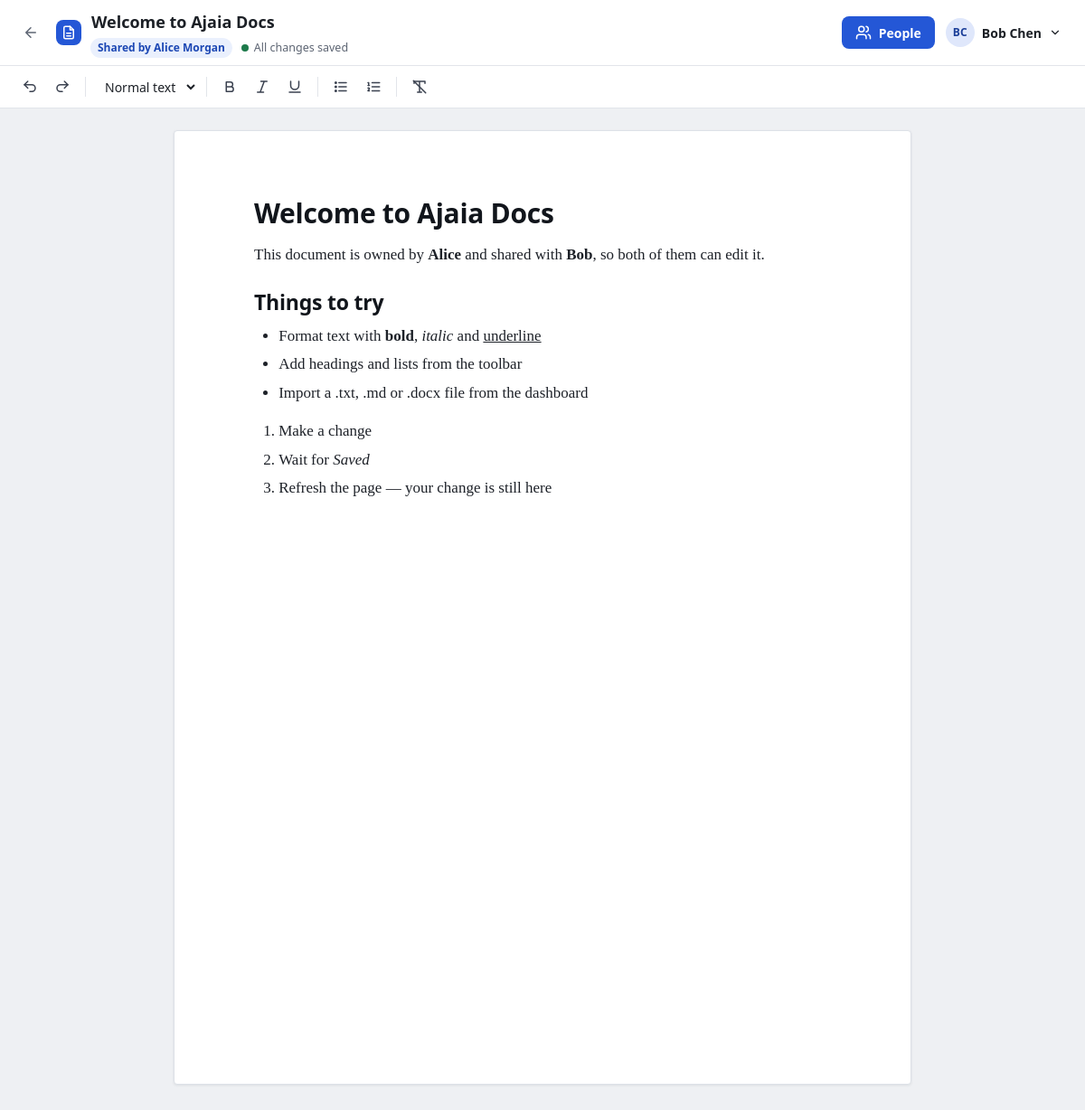
/editor.php?id=1 (signed in), run on the app's committed database.
### tables this page shows
CREATE TABLE IF NOT EXISTS documents (
    id         INT UNSIGNED NOT NULL AUTO_INCREMENT,
    title      VARCHAR(200) NOT NULL,
    content    MEDIUMTEXT   NOT NULL,
     
    version    INT UNSIGNED NOT NULL DEFAULT 1,
    owner_id   INT UNSIGNED NOT NULL,
    created_at TIMESTAMP    NOT NULL DEFAULT CURRENT_TIMESTAMP,
    updated_at TIMESTAMP    NOT NULL DEFAULT CURRENT_TIMESTAMP ON UPDATE CURRENT_TIMESTAMP,
    PRIMARY KEY (id),
    KEY idx_documents_owner_updated (owner_id, updated_at),
    CONSTRAINT fk_documents_owner FOREIGN KEY (owner_id)
        REFERENCES users (id) ON DELETE CASCADE
);

CREATE TABLE IF NOT EXISTS users (
    id            INT UNSIGNED NOT NULL AUTO_INCREMENT,
    name          VARCHAR(100) NOT NULL,
    email         VARCHAR(190) NOT NULL,
    password_hash VARCHAR(255) NOT NULL,
    created_at    TIMESTAMP    NOT NULL DEFAULT CURRENT_TIMESTAMP,
    PRIMARY KEY (id),
    UNIQUE KEY uq_users_email (email)
);

### includes/db.php (called while the page is built, shortened)
<?php
function db(): PDO
{
    static $pdo = null;
    if ($pdo instanceof PDO) {
        return $pdo;
    }
    global $config;
    $dsn = sprintf(
        'mysql:host=%s;port=%d;dbname=%s;charset=utf8mb4',
        $config['db_host'],
        $config['db_port'],
        $config['db_name']
    );
    try {
        $pdo = new PDO($dsn, $config['db_user'], $config['db_pass'], [
            PDO::ATTR_ERRMODE            => PDO::ERRMODE_EXCEPTION,
            PDO::ATTR_DEFAULT_FETCH_MODE => PDO::FETCH_ASSOC,
            PDO::ATTR_EMULATE_PREPARES   => false,
        ]);
        $pdo->exec("SET time_zone = '+00:00'");
    } catch (PDOException $e) {
        error_log('[ajaia] Database connection failed: ' . $e->getMessage());
        $pdo = null;
        throw new HttpError(503, 'The database is unavailable. Check the credentials in config/config.local.php.');
    }
    if (!empty($config['auto_install'])) {
        ensure_schema($pdo);
    }
    return $pdo;
}
function ensure_schema(PDO $pdo): void
{
    if ($pdo->query("SHOW TABLES LIKE 'document_shares'")->fetchColumn() !== false) {
        return;
    }
}

### includes/functions.php (called while the page is built, shortened)
<?php
function e(?string $value): string
{
    return htmlspecialchars((string) $value, ENT_QUOTES | ENT_SUBSTITUTE, 'UTF-8');
}
function parse_id($value): ?int
{
    if (is_string($value) && preg_match('/^[1-9][0-9]{0,9}$/', $value)) {
        return (int) $value;
    }
    return null;
}
function base_path(): string
{
    static $base = null;
    if ($base !== null) {
        return $base;
    }
    $script = str_replace('\\', '/', (string) realpath($_SERVER['SCRIPT_FILENAME'] ?? ''));
    $root = str_replace('\\', '/', APP_ROOT);
    $relative = str_starts_with($script, $root) ? substr($script, strlen($root)) : '';
    $scriptName = $_SERVER['SCRIPT_NAME'] ?? '';
    $base = $relative !== '' && str_ends_with($scriptName, $relative)
        ? substr($scriptName, 0, -strlen($relative))
        : '';
    return $base;
}
function url(string $path = ''): string
{
    return base_path() . '/' . ltrim($path, '/');
}
    ?>

### includes/auth.php (called while the page is built, shortened)
<?php
function current_user(): ?array
{
    $id = $_SESSION['user_id'] ?? null;
    $stmt = db()->prepare('SELECT id, name, email FROM users WHERE id = ?');
    $stmt->execute([$id]);
    $row = $stmt->fetch();
    if ($row) {
        $row['id'] = (int) $row['id'];
    }
    return $user = $row ?: null;
}
function require_login(): array
{
    $user = current_user();
    return $user;
}
function user_initials(string $name): string
{
    $parts = preg_split('/\s+/', trim($name)) ?: [];
    $initials = '';
    foreach (array_slice($parts, 0, 2) as $part) {
        $initials .= strtoupper(substr($part, 0, 1));
    }
    return $initials ?: '?';
}

### includes/documents.php (called while the page is built, shortened)
<?php
function find_document_for_user(PDO $pdo, int $documentId, int $userId): ?array
{
    $stmt = $pdo->prepare(
        'SELECT d.id, d.title, d.content, d.version, d.owner_id, d.created_at, d.updated_at,
                u.name AS owner_name, u.email AS owner_email,
                IF(d.owner_id = ?, \'owner\', \'editor\') AS role
           FROM documents d
           JOIN users u ON u.id = d.owner_id
      LEFT JOIN document_shares s ON s.document_id = d.id AND s.user_id = ?
          WHERE d.id = ? AND (d.owner_id = ? OR s.id IS NOT NULL)'
    );
    $stmt->execute([$userId, $userId, $documentId, $userId]);
    $doc = $stmt->fetch();
    $doc['id'] = (int) $doc['id'];
    $doc['owner_id'] = (int) $doc['owner_id'];
    $doc['version'] = (int) $doc['version'];
    return $doc;
}
function require_document(PDO $pdo, int $documentId, int $userId, bool $ownerOnly = false): array
{
    $doc = find_document_for_user($pdo, $documentId, $userId);
    return $doc;
}

### includes/sanitizer.php (called while the page is built, shortened)
<?php
function sanitize_html(string $html): string
{
    $doc = new DOMDocument('1.0', 'UTF-8');
    $previous = libxml_use_internal_errors(true);
    $doc->loadHTML(
        '<?xml encoding="UTF-8"?><div>' . $html . '</div>',
        LIBXML_HTML_NOIMPLIED | LIBXML_HTML_NODEFDTD | LIBXML_NONET
    );
    $root = null;
    foreach ($doc->childNodes as $node) {
        if ($node instanceof DOMElement) {
            $root = $node;
            break;
        }
    }
    $out = '';
    foreach ($root->childNodes as $child) {
        $out .= $doc->saveHTML($child);
    }
    return trim($out);
}
function sanitize_children(DOMNode $parent): void
{
    foreach (iterator_to_array($parent->childNodes) as $node) {
        if ($node instanceof DOMText && !($node instanceof DOMCdataSection)) {
            continue;
        }
        $tag = strtolower($node->tagName);
        $target = SANITIZER_RENAME[$tag] ?? $tag;
        $clean = $node->ownerDocument->createElement($target);
    }
}

### editor.php (the view, shortened to what this page needs)
<?php
$user = require_login();
$id = parse_id($_GET['id'] ?? null);
$doc = require_document(db(), $id, $user['id']);
$isOwner = $doc['role'] === 'owner';
require __DIR__ . '/includes/header.php';
?>
<div class="editor-shell"
     id="editor-app"
     data-doc-id="<?= $doc['id'] ?>"
     data-version="<?= $doc['version'] ?>"
     data-user-id="<?= $user['id'] ?>"
     data-role="<?= e($doc['role']) ?>">
    <header class="editor-topbar">
        <a class="icon-btn" href="<?= e(url('dashboard.php')) ?>" aria-label="Back to documents" title="Back to documents"><?= icon('back') ?></a>
        <span class="brand-mark brand-mark-sm" aria-hidden="true"><?= icon('doc') ?></span>
        <div class="title-block">
            <input type="text"
                   id="doc-title"
                   class="title-input"
                   value="<?= e($doc['title']) ?>"
                   maxlength="<?= DOCUMENT_TITLE_MAX ?>"
                   aria-label="Document title"
                   <?= $isOwner ? '' : 'readonly title="Only the owner can rename this document"' ?>>
            <div class="title-meta">
                <?php if ($isOwner): ?>
                    <span class="badge badge-owner">Owner</span>
                <?php else: ?>
                    <span class="badge badge-shared">Shared by <?= e($doc['owner_name']) ?></span>
                <?php endif; ?>
                <span class="save-status" id="save-status" role="status" aria-live="polite" data-state="saved">
                    <span class="save-dot" aria-hidden="true"></span>
                    <span class="save-text">All changes saved</span>
                </span>
            </div>
        </div>
        <div class="topbar-actions">
            <button type="button" class="btn btn-primary" id="share-button"><?= icon($isOwner ? 'share' : 'users') ?> <span><?= $isOwner ? 'Share' : 'People' ?></span></button>
            <?php require __DIR__ . '/includes/account-menu.php'; ?>
        </div>
    </header>
    <div class="toolbar" role="toolbar" aria-label="Formatting" aria-controls="doc-editor">
        <button type="button" class="tool" data-command="undo" title="Undo (Ctrl+Z)" aria-label="Undo"><?= icon('undo') ?></button>
        <button type="button" class="tool" data-command="redo" title="Redo (Ctrl+Y)" aria-label="Redo"><?= icon('redo') ?></button>
        <select id="block-style" class="tool-select" title="Text style">
            <option value="p">Normal text</option>
        </select>
        <button type="button" class="tool" data-command="bold" title="Bold (Ctrl+B)" aria-label="Bold" aria-pressed="false"><?= icon('bold') ?></button>
        <button type="button" class="tool" data-command="italic" title="Italic (Ctrl+I)" aria-label="Italic" aria-pressed="false"><?= icon('italic') ?></button>
        <button type="button" class="tool" data-command="underline" title="Underline (Ctrl+U)" aria-label="Underline" aria-pressed="false"><?= icon('underline') ?></button>
        <button type="button" class="tool" data-command="insertUnorderedList" title="Bulleted list" aria-label="Bulleted list" aria-pressed="false"><?= icon('ul') ?></button>
        <button type="button" class="tool" data-command="insertOrderedList" title="Numbered list" aria-label="Numbered list" aria-pressed="false"><?= icon('ol') ?></button>
        <button type="button" class="tool" data-command="removeFormat" title="Clear formatting" aria-label="Clear formatting"><?= icon('clear') ?></button>
    </div>
    <main class="canvas">
        <article class="page"
                 id="doc-editor"
                 contenteditable="true"
                 spellcheck="true"
                 role="textbox"
                 aria-multiline="true"
                 aria-label="Document body"
                 data-placeholder="Start writing…"><?= sanitize_html($doc['content']) ?></article>
    </main>
</div>
<?php
require __DIR__ . '/includes/footer.php';

### includes/account-menu.php (shortened to what this page needs)
<details class="account-menu">
    <summary class="account-chip" aria-label="Account menu for <?= e($user['name']) ?>">
        <span class="avatar" aria-hidden="true"><?= e(user_initials($user['name'])) ?></span>
        <span class="account-name"><?= e($user['name']) ?></span>
        <?= icon('chevron', 'icon icon-sm') ?>
    </summary>
</details>

### data on the page
documents: title "Welcome to Ajaia Docs", owner.name "Alice Morgan", content "Welcome to Ajaia Docs This document is owned by Alice and shared with Bob , so both of them can edit it. Things to try Format text with bold , italic and underline Add headings and lists from the toolbar Import a .txt, .md or .docx file from the dashboard Make a change Wait for Saved Refresh the page — your change is still here"
users: name "BC", name "Bob Chen"
